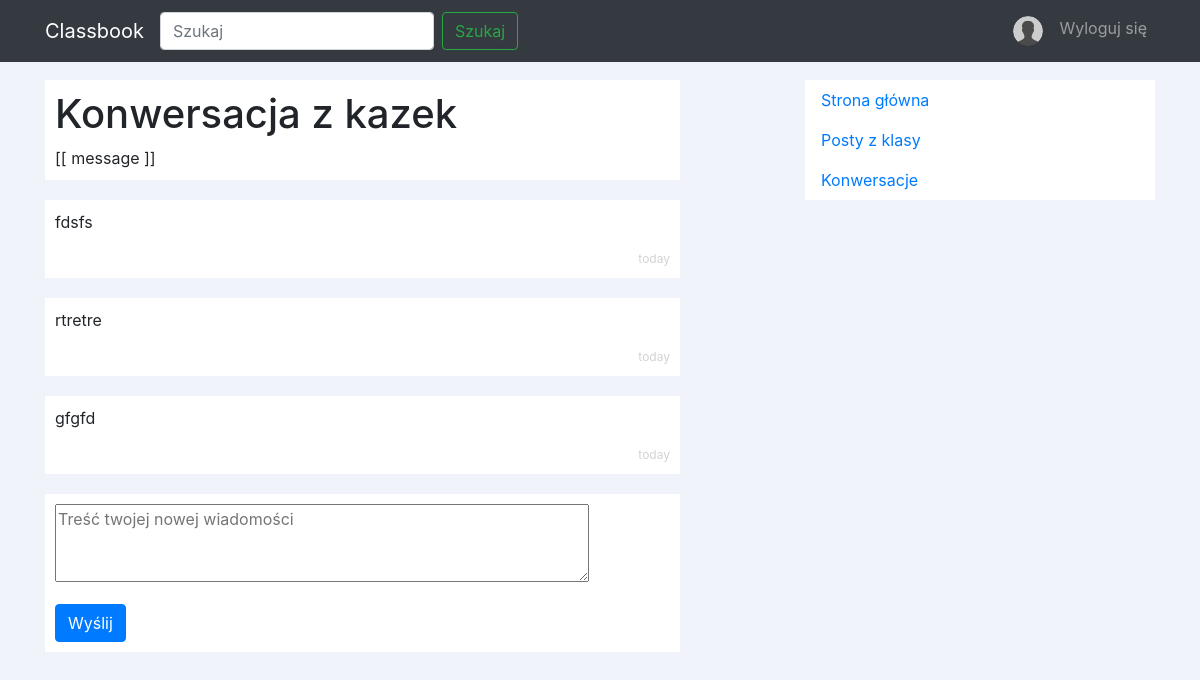
Page /conversation/11/ (signed in) on the committed database.
### main/models.py (models this page shows, shortened)
class Conversation(models.Model):
	user1 = models.ForeignKey(User, on_delete=models.CASCADE, related_name="user1")
	user2 = models.ForeignKey(User, on_delete=models.CASCADE, related_name="user2")
	messages = models.ManyToManyField(Message, null=True, blank=True)

class Message(models.Model):
	date = models.DateTimeField(default=datetime.now)
	content = models.CharField(max_length=10000)
	sender = models.ForeignKey(User, on_delete=models.CASCADE, null=True, blank=True, related_name="sender")
	class Meta:
		ordering = ['date']

### main/views.py (the view, shortened to what this page needs)
# urls.py: url(r'^conversation/(?P<id>\d+)/$', views.conversation_view, name="conversation_view"),
@login_required(login_url='/')
def conversation_view(request, id):
	conversation = Conversation.objects.get(id=int(id))
	form = MessageForm()
	context = {
		"conversation": conversation,
		"form": form
	}
	return render(request, 'main/conversation_view.html', context)

### main/forms.py
class MessageForm(forms.Form):
	new_message = forms.CharField(max_length=256, label="", widget=forms.Textarea(attrs=
		{'cols': 50, 'rows': 3, 'placeholder': 'Treść twojej nowej wiadomości'}))

### main/templatetags/profile.py (called while the page is built)
@register.simple_tag
def get_profile_avatar(user, view_name = 0, username = 0):
	if view_name:
		avatar = Profile.objects.get(user=User.objects.get(username=username)).avatar
	else:
		avatar = Profile.objects.get(user=user).avatar
	if avatar:
		return avatar.url[4:]
	else:
		return '/static/main/avatars/default.png'

@register.simple_tag
def get_conversation_username(conversation, user):
	if conversation.user1 == user:
		return conversation.user2.username
	else:
		return conversation.user1.username

### main/templates/main/conversation_view.html (shortened to what this page needs)
{% extends 'main/base.html' %}
{% block header %}
	{% load profile %}
	{% load humanize %}
	{% load static %}
{% endblock %}
{% block content %}
<div id="vue">
	<div id="about" class="post">
		<h1>Konwersacja z {% get_conversation_username conversation user %} </h1>
		[[ message ]]
	</div>
	<div id="posts">
		{% for message in conversation.messages.all %}
			{% if request.user == message.sender %}
				<div class="col-md-12 post">
					<p class="left">{{ message.content }}</p>
					<p class="right date">
						{{ message.date | naturalday }}
					</p>
				</div>
			{% endif %}
		{% endfor %}
	</div>
	<div class="post">
		<form method="POST">
			{{ form.as_p }}
			<button type="submit" class="btn btn-primary">Wyślij</button>
		</form>
	</div>
</div>
{% endblock %}

### main/static/main/base.css (style rules this page uses)
body { background-color: #f8f9fa; }
.post { position: relative; background-color: white; padding: 10px; margin-bottom: 20px; }
#posts, #about { margin-top: 20px; }
.right { text-align: right; }
.left { text-align: left; }
.date { color: lightgray; font-size: 75%; margin: 0; }

### main/static/main/menu.css (style rules this page uses)
body { background: #F1F3FA; }

### rows in the picture
Conversation: user1+user2 "kazek"
Message: content "fdsfs", date "today"
Message: content "rtretre", date "today"
Message: content "gfgfd", date "today"
